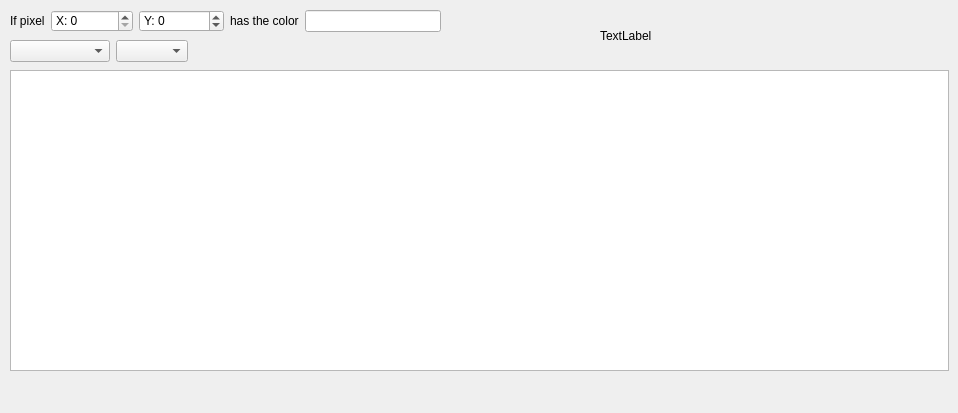
     <widget class="QWidget" name="pixelColorTab">
      <attribute name="title">
       <string>Pixel Color</string>
      </attribute>
      <widget class="QWidget" name="layoutWidget">
       <property name="geometry">
        <rect>
         <x>10</x>
         <y>10</y>
         <width>566</width>
         <height>22</height>
        </rect>
       </property>
       <layout class="QHBoxLayout" name="horizontalLayout_39">
        <item>
         <widget class="QLabel" name="label_48">
          <property name="text">
           <string>If pixel</string>
          </property>
         </widget>
        </item>
        <item>
         <widget class="QSpinBox" name="pixelX">
          <property name="prefix">
           <string>X: </string>
          </property>
          <property name="minimum">
           <number>0</number>
          </property>
          <property name="maximum">
           <number>1000000</number>
          </property>
         </widget>
        </item>
        <item>
         <widget class="QSpinBox" name="pixelY">
          <property name="prefix">
           <string>Y: </string>
          </property>
          <property name="minimum">
           <number>-1000000</number>
          </property>
          <property name="maximum">
           <number>1000000</number>
          </property>
         </widget>
        </item>
        <item>
         <widget class="QLabel" name="label_49">
          <property name="text">
           <string>has the color</string>
          </property>
         </widget>
        </item>
        <item>
         <widget class="QLineEdit" name="pixelColorsLineEdit"/>
        </item>
        <item>
         <spacer name="horizontalSpacer_15">
          <property name="orientation">
           <enum>Qt::Horizontal</enum>
          </property>
          <property name="sizeHint" stdset="0">
           <size>
            <width>40</width>
            <height>20</height>
           </size>
          </property>
         </spacer>
        </item>
       </layout>
      </widget>
      <widget class="QWidget" name="layoutWidget_2">
       <property name="geometry">
        <rect>
         <x>10</x>
         <y>40</y>
         <width>454</width>
         <height>22</height>
        </rect>
       </property>
       <layout class="QHBoxLayout" name="horizontalLayout_40">
        <item>
         <widget class="QComboBox" name="pixelColorScenes">
          <property name="sizePolicy">
           <sizepolicy hsizetype="Maximum" vsizetype="Fixed">
            <horstretch>0</horstretch>
            <verstretch>0</verstretch>
           </sizepolicy>
          </property>
          <property name="minimumSize">
           <size>
            <width>100</width>
            <height>0</height>
           </size>
          </property>
         </widget>
        </item>
        <item>
         <widget class="QComboBox" name="pixelColorTransitions"/>
        </item>
        <item>
         <spacer name="horizontalSpacer_35">
          <property name="orientation">
           <enum>Qt::Horizontal</enum>
          </property>
          <property name="sizeHint" stdset="0">
           <size>
            <width>40</width>
            <height>20</height>
           </size>
          </property>
         </spacer>
        </item>
       </layout>
      </widget>
      <widget class="QListWidget" name="pixelColorSwitchesList">
       <property name="geometry">
        <rect>
         <x>10</x>
         <y>70</y>
         <width>939</width>
         <height>301</height>
        </rect>
       </property>
       <property name="sizePolicy">
        <sizepolicy hsizetype="Expanding" vsizetype="Expanding">
         <horstretch>0</horstretch>
         <verstretch>0</verstretch>
        </sizepolicy>
       </property>
       <property name="sortingEnabled">
        <bool>true</bool>
       </property>
      </widget>
      <widget class="QWidget" name="layoutWidget_3">
       <property name="geometry">
        <rect>
         <x>10</x>
         <y>380</y>
         <width>98</width>
         <height>24</height>
        </rect>
       </property>
       <layout class="QHBoxLayout" name="horizontalLayout_41">
        <item>
         <widget class="QPushButton" name="pixelSwitchesAdd">
          <property name="maximumSize">
           <size>
            <width>22</width>
            <height>22</height>
           </size>
          </property>
          <property name="flat">
           <bool>true</bool>
          </property>
          <property name="themeID" stdset="0">
           <string notr="true">addIconSmall</string>
          </property>
         </widget>
        </item>
        <item>
         <widget class="QPushButton" name="pixelSwitchesRemove">
          <property name="maximumSize">
           <size>
            <width>22</width>
            <height>22</height>
           </size>
          </property>
          <property name="flat">
           <bool>true</bool>
          </property>
          <property name="themeID" stdset="0">
           <string notr="true">removeIconSmall</string>
          </property>
         </widget>
        </item>
        <item>
         <spacer name="horizontalSpacer_29">
          <property name="orientation">
           <enum>Qt::Horizontal</enum>
          </property>
          <property name="sizeHint" stdset="0">
           <size>
            <width>40</width>
            <height>20</height>
           </size>
          </property>
         </spacer>
        </item>
       </layout>
      </widget>
      <widget class="QLabel" name="debugTextTwilac">
       <property name="geometry">
        <rect>
         <x>600</x>
         <y>20</y>
         <width>191</width>
         <height>31</height>
        </rect>
       </property>
       <property name="text">
        <string>TextLabel</string>
       </property>
      </widget>
     </widget>
